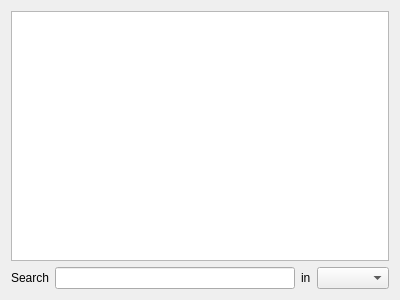
<?xml version="1.0" encoding="UTF-8"?>
<ui version="4.0">
 <class>AirportWidget</class>
 <widget class="QWidget" name="AirportWidget">
  <property name="geometry">
   <rect>
    <x>0</x>
    <y>0</y>
    <width>400</width>
    <height>300</height>
   </rect>
  </property>
  <property name="windowTitle">
   <string>Form</string>
  </property>
  <layout class="QGridLayout" name="gridLayout">
   <item row="0" column="0" colspan="4">
    <widget class="QTableView" name="tableView"/>
   </item>
   <item row="1" column="0">
    <widget class="QLabel" name="searchLabel">
     <property name="text">
      <string>Search</string>
     </property>
    </widget>
   </item>
   <item row="1" column="1">
    <widget class="QLineEdit" name="searchLineEdit"/>
   </item>
   <item row="1" column="2">
    <widget class="QLabel" name="searchInLabel">
     <property name="text">
      <string>in</string>
     </property>
    </widget>
   </item>
   <item row="1" column="3">
    <widget class="QComboBox" name="searchComboBox"/>
   </item>
  </layout>
 </widget>
 <resources/>
 <connections/>
</ui>
